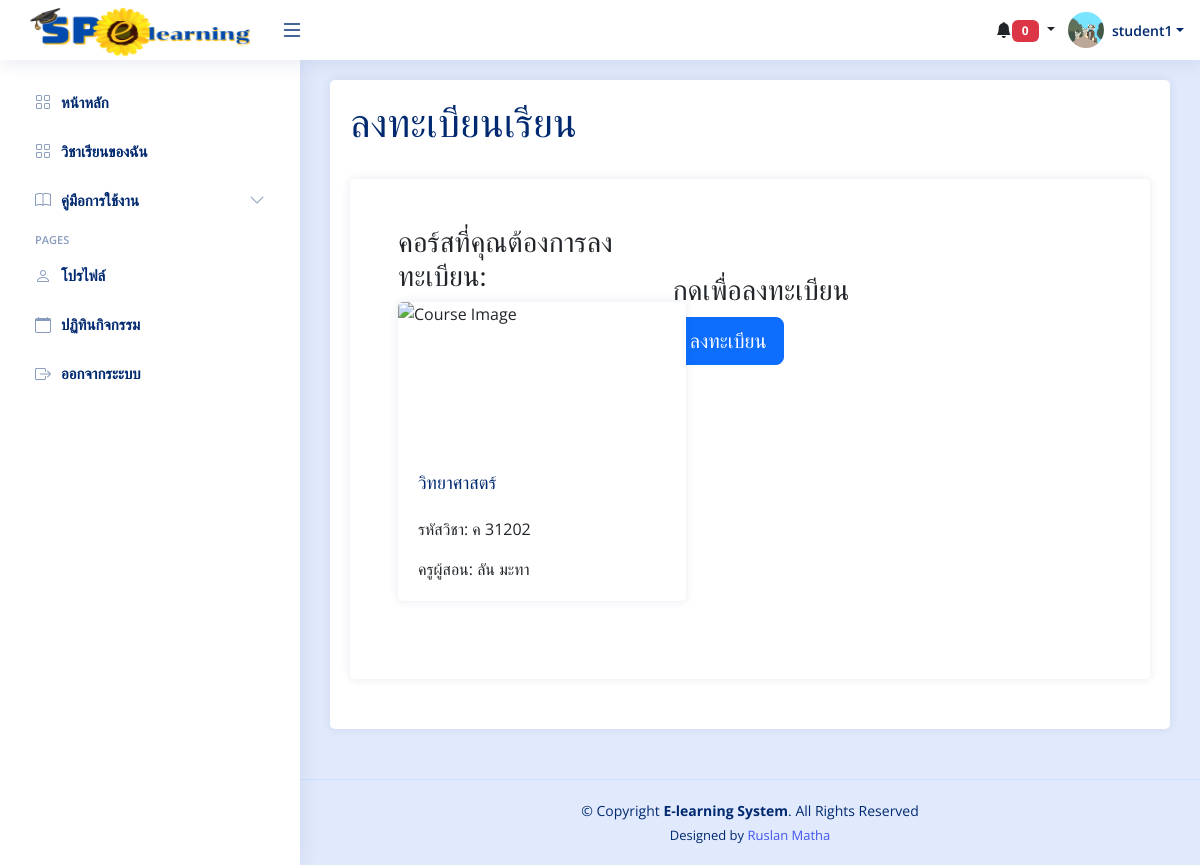
The page /student/student_course_registration.php?course_id=2 (signed in) on the database its author committed.
### tables this page shows
CREATE TABLE `students` (
  `s_id` int(11) NOT NULL,
  `username` varchar(255) NOT NULL,
  `password` varchar(255) NOT NULL,
  `first_name` varchar(255) NOT NULL,
  `last_name` varchar(255) NOT NULL,
  `gender` varchar(50) NOT NULL,
  `classroom` varchar(50) NOT NULL,
  `year` int(10) NOT NULL,
  `image` varchar(255) NOT NULL
);

CREATE TABLE `courses` (
  `c_id` int(11) NOT NULL,
  `course_name` varchar(255) NOT NULL,
  `description` text NOT NULL,
  `teacher_id` int(11) NOT NULL DEFAULT 1,
  `created_at` datetime NOT NULL,
  `updated_at` datetime NOT NULL,
  `c_img` varchar(255) NOT NULL,
  `course_code` varchar(255) NOT NULL,
  `group_id` int(11) DEFAULT NULL,
  `is_open` tinyint(1) DEFAULT 0,
  `access_code` varchar(255) DEFAULT NULL
);

CREATE TABLE `teachers` (
  `t_id` int(11) NOT NULL,
  `username` varchar(255) NOT NULL,
  `password` varchar(255) NOT NULL,
  `first_name` varchar(255) NOT NULL,
  `last_name` varchar(255) NOT NULL,
  `email` varchar(255) NOT NULL,
  `group_id` int(11) DEFAULT NULL,
  `image` text DEFAULT NULL
);

### student/student_course_registration.php (the view, shortened to what this page needs)
<?php
include('../connections/connection.php');
if (isset($_GET['course_id'])) {
    $course_id = $_GET['course_id'];
    try {
        $stmt = $db->prepare("SELECT * FROM courses WHERE c_id = :course_id");
        $stmt->bindParam(':course_id', $course_id);
        $stmt->execute();
        $course = $stmt->fetch(PDO::FETCH_ASSOC);
    } catch (PDOException $e) {
        echo "Error: " . $e->getMessage();
        exit();
    }
} else {
    header("Location: index.php");
    exit();
}
try {
    $user_id = $_SESSION['user_id'];
    $stmt = $db->prepare("SELECT * FROM students WHERE s_id = :user_id");
    $stmt->bindParam(':user_id', $user_id);
    $stmt->execute();
    $student = $stmt->fetch(PDO::FETCH_ASSOC);
} catch (PDOException $e) {
    echo "เกิดข้อผิดพลาด: " . $e->getMessage();
}
?>
<?php include('head.php'); ?>
<body>
    <?php include('header.php'); ?>
    <?php include('sidebar.php'); ?>
    <main id="main" class="main">
    <div class="card">
    <div class="card-body">
    <div class="card-title">
        <h1>ลงทะเบียนเรียน</h1>
    </div>
    <div class="card py-5">
        <div class="row">
            <div class="col-lg-4 ms-5">
                <h3>คอร์สที่คุณต้องการลงทะเบียน:</h3>
                <div class="card" style="width: 18rem;">
                    <img src="<?= $course['c_img']; ?>" class="card-img-top" alt="Course Image" style="height: 150px; object-fit: cover;">
                    <div class="card-body">
                        <h5 class="card-title"><?= $course['course_name']; ?></h5>
                        <p class="card-text">รหัสวิชา: <?= $course['course_code']; ?></p>
                        <?php
                        $teacher_id = $course['teacher_id'];
                        $teacher_stmt = $db->prepare("SELECT * FROM teachers WHERE t_id = :teacher_id");
                        $teacher_stmt->bindParam(':teacher_id', $teacher_id);
                        $teacher_stmt->execute();
                        $teacher = $teacher_stmt->fetch(PDO::FETCH_ASSOC);
                        ?>
                        <p class="card-text">ครูผู้สอน: <?= $teacher['first_name']; ?> <?= $teacher['last_name']; ?></p>
                    </div>
                </div>
            </div>
            <?php if (empty($course['access_code'])): ?>
                <div class="col-lg-4 mt-5">
                <h3>กดเพื่อลงทะเบียน</h3>
                <form action="registeration_course_no_pass.php?course_id=<?php echo $course_id; ?>" method="POST">
                    <button type="submit" class="btn btn-primary btn-lg">ลงทะเบียน</button>
                </form>
            </div>
            <?php endif; ?>
                    </div>
        </div>
    </div>
</div>
    </main>
    <?php include('footer.php');?>
</body>
</html>

### student/header.php (shortened to what this page needs)
<header id="header" class="header fixed-top d-flex align-items-center">
<div class="d-flex align-items-center justify-content-between">
  <a href="index.php" >
    <img src="../uploads/img/logo.png" alt="" style="width: 250px; height: 60px;">
  </a>
  <i class="bi bi-list toggle-sidebar-btn" style="font-size: 24px;"></i>
</div>
<nav class="header-nav ms-auto">
  <ul class="d-flex align-items-center">
<div class="dropdown d-none d-md-block">
  <button class="btn dropdown-toggle" type="button" id="notificationDropdown" data-bs-toggle="dropdown" aria-expanded="false">
    <i class="bi bi-bell-fill"></i><span class="badge bg-danger" id="notificationCount">0</span>
  </button>
</div>
    <li class="nav-item dropdown pe-3">
      <a class="nav-link nav-profile d-flex align-items-center pe-0" href="#" data-bs-toggle="dropdown">
                  <?php if (!empty($student['image'])): ?>
                  <?php
                  $imagePath = 'images/' . $student['image'];
                  ?>
                  <img src="<?php echo $imagePath; ?>" alt="Profile" class="rounded-circle">
              <?php else: ?>
                  <img src="images/Default.png" alt="Default Profile" class="rounded-circle">
              <?php endif; ?>
        <span class="d-none d-md-block dropdown-toggle ps-2"><?php echo $student['first_name'];?></span>
      </a>
    </li>
  </ul>
</nav>
</header>

### student/css/style.css (style rules this page uses)
:root { scroll-behavior: smooth; }
a { color: #4154f1; text-decoration: none; }
h1, h2, h3, h4, h5, h6 { font-family: "Nunito", sans-serif; }
#main { margin-top: 60px; padding: 20px 30px; transition: all 0.3s; }
.header { transition: all 0.5s; z-index: 997; height: 60px; box-shadow: 0px 2px 20px rgba(1, 41, 112, 0.1); background-color: #fff; padding-left: 20px; }
.header .toggle-sidebar-btn { font-size: 32px; padding-left: 10px; cursor: pointer; color: #012970; }
@media (min-width: 1200px) { #main, #footer { margin-left: 300px; } }

### student/head.php (style rules this page uses)
body { font-family: "Open Sans", sans-serif; background-color: #e1eafc; }
.badge { font-weight: bold; text-transform: uppercase; padding: 5px 10px; min-width: 19px; }
.header-nav ul { list-style: none; }
.header-nav>ul { margin: 0; padding: 0; }
.header-nav .nav-profile { color: #012970; }
.header-nav .nav-profile img { max-height: 36px; }
.header-nav .nav-profile span { font-size: 14px; font-weight: 600; }
.card { margin-bottom: 30px; border: none; border-radius: 5px; box-shadow: 0px 0px 10px rgba(1, 41, 112, 0.1); background-color: #fff; }
.card-title { padding: 20px 0 15px 0; font-size: 18px; font-weight: 500; color: #012970; font-family: "Poppins", sans-serif; }
.card-body { padding: 0 20px 20px 20px; }

### rows shown on the page
students: image (picture), first_name "student1"
courses: course_name "วิทยาศาสตร์", course_code "ค 31202"
teachers: first_name "ลัน", last_name "มะทา"
